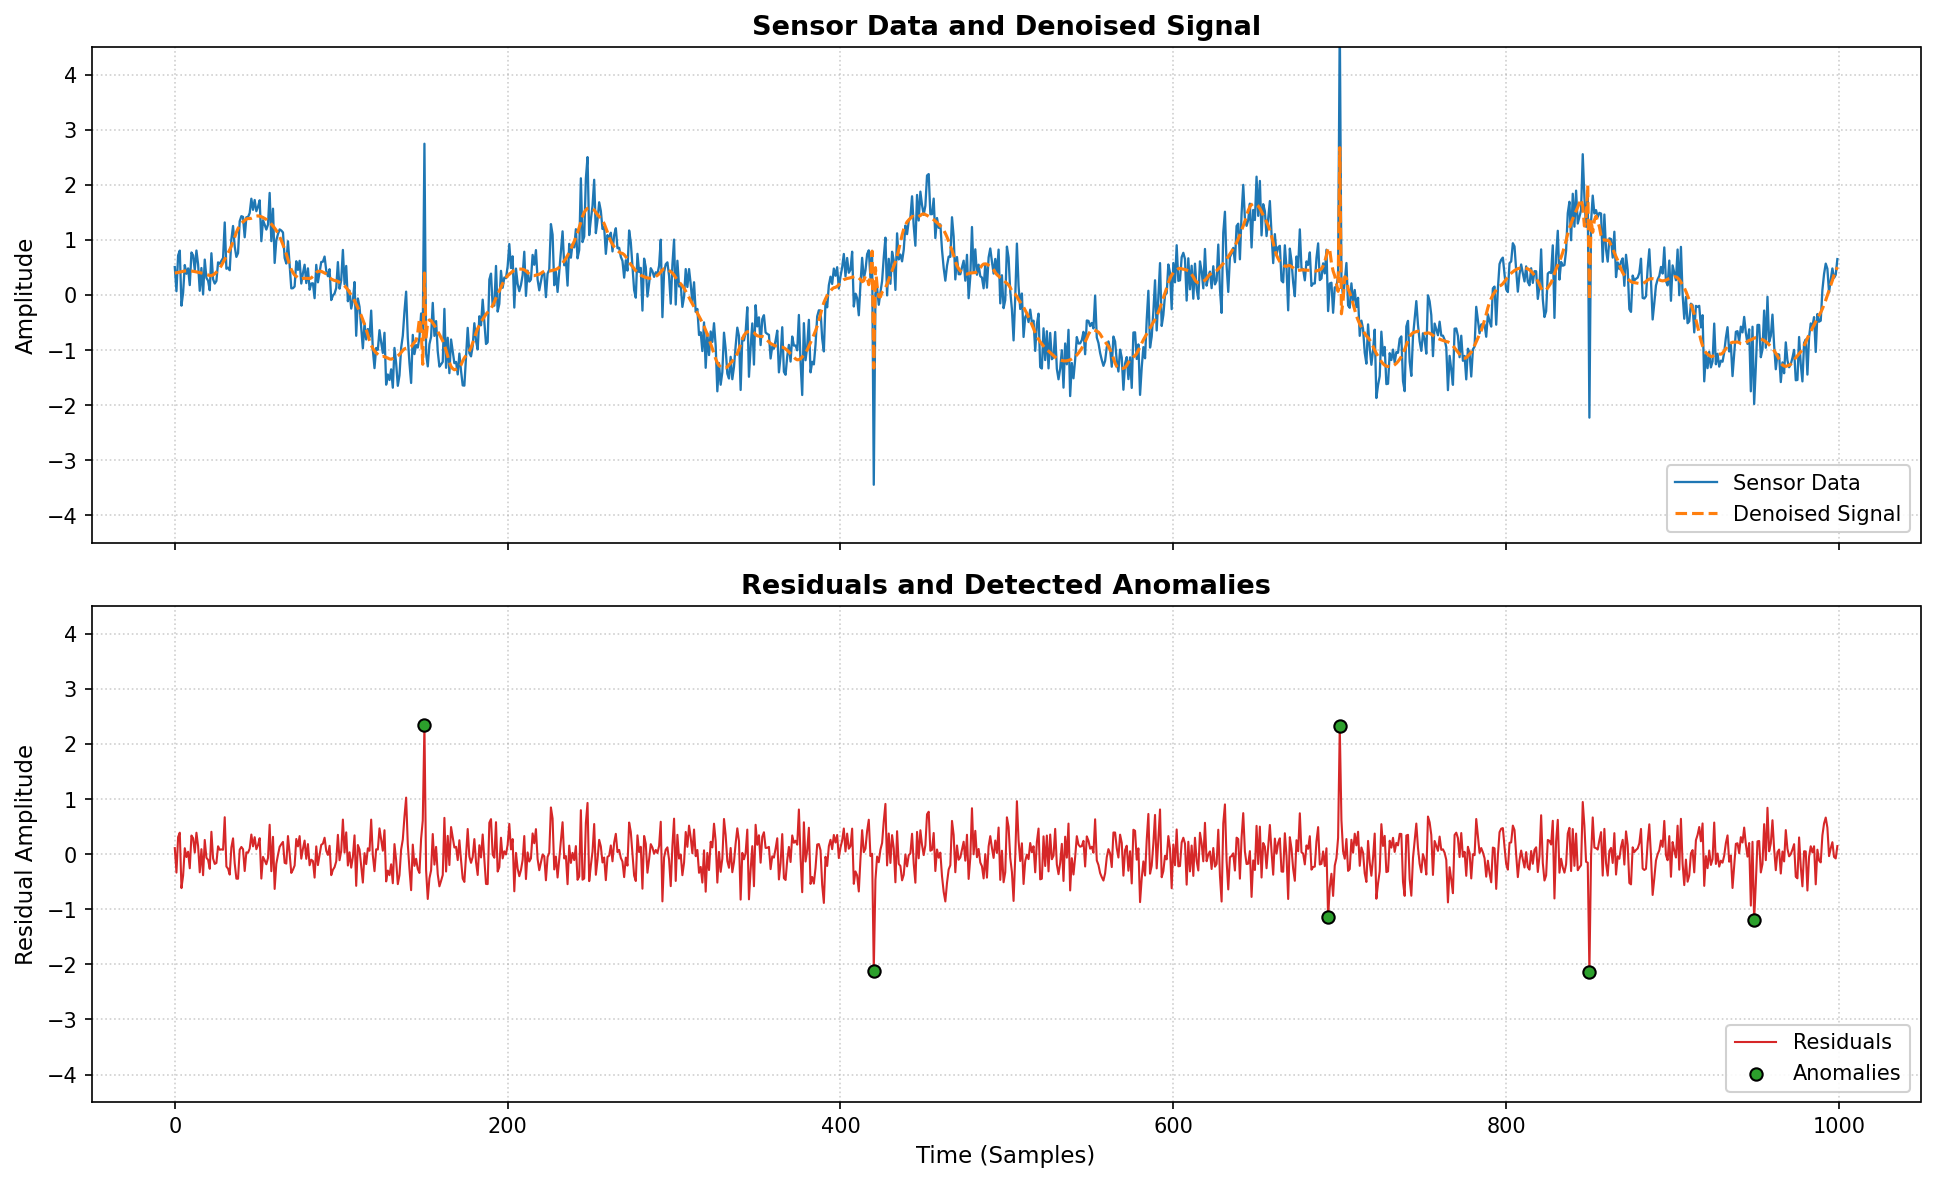

This figure's Python source:
"""
Task 3: Anomaly Detection in Sensor Data Using Wavelet Transformation
===================================================================
Technique: Discrete Wavelet Transform (DWT) Multiresolution Analysis +
           Median Absolute Deviation (MAD) Noise Estimation +
           VisuShrink Universal Soft Thresholding + Inverse DWT + Residual Z-Score.

Problem Statement:
- Monitor industrial machinery sensor streams in real-time.
- Separate low-frequency normal machine operational dynamics from high-frequency transient anomalies.
- Detect abnormal spike patterns indicating potential equipment failure or malfunction.

Parameters chosen and rationale:
- Wavelet Family ('db4' - Daubechies 4):
  Compact support and 4 vanishing moments offer an optimal trade-off between frequency
  localization and spatial smoothness. Outperforms Haar by preventing artificial blockiness.
- Decomposition Level (level = 4):
  Separates high-frequency noise and impulse shocks from slower structural oscillations
  (1000 samples decomposed down to level 4 leaves ~63 approximation coefficients).
- Noise Estimation via MAD:
  sigma = median(|cD_1|) / 0.6745. The median is robust against large isolated fault spikes,
  preventing outliers from inflating the baseline noise floor estimate.
- Universal Threshold (VisuShrink):
  thr = sigma * sqrt(2 * ln(N)). Provides theoretical asymptotic optimality, guaranteeing
  that pure Gaussian noise will not exceed the threshold with high probability.
- Soft Thresholding (mode='soft'):
  Shrinks coefficients continuously towards zero, avoiding Gibbs-like ringing artifacts
  common in hard thresholding.
- Detection Criterion (z-score > 3.0):
  The 3-sigma rule flags points deviating beyond 99.73% of normal residual variance.
"""

import numpy as np
import pywt
import matplotlib.pyplot as plt
import pandas as pd

def run_wavelet_anomaly_detection(csv_path="assets/sensor_data.csv",
                                  output_path="task3_wavelet_anomaly.png",
                                  wavelet="db4",
                                  level=4,
                                  z_cutoff=3.0):
    # 1. Load or synthesize sensor data (1000 samples)
    rng = np.random.default_rng(42)
    n = 1000
    t = np.arange(n)

    # Base operating vibration with seasonal harmonic components + Gaussian noise
    base_signal = 1.1 * np.sin(2 * np.pi * t / 200) + 0.4 * np.cos(2 * np.pi * t / 50)
    noise = 0.35 * rng.standard_normal(n)
    sensor_data = base_signal + noise

    # Injected real-world machine anomalies (transient impulse shocks)
    true_anomalies = [150, 420, 700, 850]
    sensor_data[true_anomalies] += [3.5, -3.8, 4.2, -3.6]

    # Save raw data to CSV for reproducibility
    df = pd.DataFrame({"timestamp": t, "sensor_reading": sensor_data})
    df.to_csv(csv_path, index=False)

    # 2. Multilevel Wavelet Decomposition
    coeffs = pywt.wavedec(sensor_data, wavelet, level=level)

    # 3. Robust noise estimation from finest detail band (cD1)
    finest_detail = coeffs[-1]
    sigma_est = float(np.median(np.abs(finest_detail)) / 0.6745)

    # 4. Universal threshold computation
    thr = float(sigma_est * np.sqrt(2 * np.log(n)))

    # 5. Soft threshold detail coefficients (preserve approximation band coeffs[0])
    thresholded_coeffs = [coeffs[0]] + [
        pywt.threshold(c, thr, mode="soft") for c in coeffs[1:]
    ]

    # 6. Reconstruct denoised baseline signal
    denoised = pywt.waverec(thresholded_coeffs, wavelet)[:n]

    # 7. Compute residuals and standardized z-scores
    residuals = sensor_data - denoised
    res_mean = np.mean(residuals)
    res_std = np.std(residuals)
    z_scores = np.abs(residuals - res_mean) / res_std

    # 8. Flag detected anomalies
    detected_indices = np.where(z_scores > z_cutoff)[0]

    # 9. Format visualization to match expected output on Task Sheet Page 2
    fig, axes = plt.subplots(2, 1, figsize=(13, 8), sharex=True)

    # Top Plot: Sensor Data and Denoised Signal
    axes[0].plot(t, sensor_data, color="#1f77b4", linewidth=1.1, label="Sensor Data")
    axes[0].plot(t, denoised, color="#ff7f0e", linestyle="--", linewidth=1.5, label="Denoised Signal")
    axes[0].set_title("Sensor Data and Denoised Signal", fontsize=13, fontweight="bold")
    axes[0].set_ylabel("Amplitude", fontsize=11)
    axes[0].legend(loc="lower right", framealpha=0.9)
    axes[0].grid(True, linestyle=":", alpha=0.6)
    axes[0].set_ylim(-4.5, 4.5)

    # Bottom Plot: Residuals and Detected Anomalies
    axes[1].plot(t, residuals, color="#d62728", linewidth=1.0, label="Residuals")
    axes[1].scatter(detected_indices, residuals[detected_indices], color="#2ca02c",
                    edgecolor="black", s=35, zorder=4, label="Anomalies")
    axes[1].set_title("Residuals and Detected Anomalies", fontsize=13, fontweight="bold")
    axes[1].set_xlabel("Time (Samples)", fontsize=11)
    axes[1].set_ylabel("Residual Amplitude", fontsize=11)
    axes[1].legend(loc="lower right", framealpha=0.9)
    axes[1].grid(True, linestyle=":", alpha=0.6)
    axes[1].set_ylim(-4.5, 4.5)

    plt.tight_layout()
    plt.savefig(output_path, dpi=150, bbox_inches="tight")
    plt.close()

    print("Task 3 Complete:")
    print(f" - Wavelet: {wavelet} | Decomposition Level: {level}")
    print(f" - Estimated Noise Sigma (MAD): {sigma_est:.4f}")
    print(f" - Universal Threshold: {thr:.4f}")
    print(f" - Known Injected Anomalies: {true_anomalies}")
    print(f" - Detected Anomalies (z > {z_cutoff}): {len(detected_indices)} points at {detected_indices.tolist()}")
    print(f" - Output figure saved: {output_path}")

    return {
        "sigma": sigma_est,
        "threshold": thr,
        "anomalies": detected_indices.tolist()
    }

if __name__ == "__main__":
    run_wavelet_anomaly_detection()
